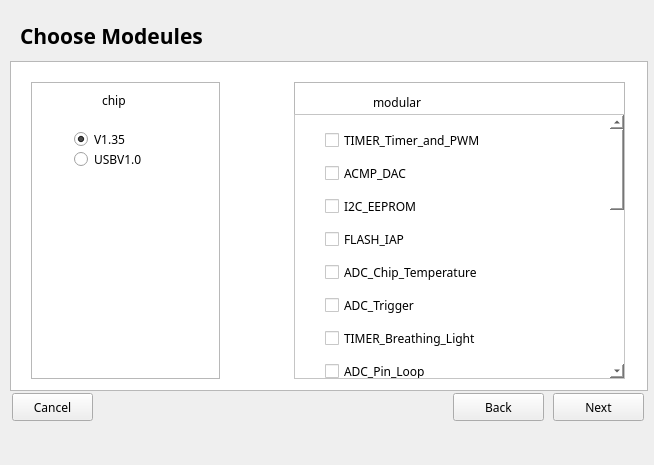
<?xml version="1.0" encoding="UTF-8"?>
<ui version="4.0">
 <class>Form</class>
 <widget class="QWidget" name="Form">
  <property name="windowModality">
   <enum>Qt::ApplicationModal</enum>
  </property>
  <property name="geometry">
   <rect>
    <x>0</x>
    <y>0</y>
    <width>654</width>
    <height>465</height>
   </rect>
  </property>
  <property name="minimumSize">
   <size>
    <width>654</width>
    <height>465</height>
   </size>
  </property>
  <property name="maximumSize">
   <size>
    <width>654</width>
    <height>465</height>
   </size>
  </property>
  <property name="font">
   <font>
    <family>微软雅黑</family>
   </font>
  </property>
  <property name="mouseTracking">
   <bool>false</bool>
  </property>
  <property name="windowTitle">
   <string>Import Project</string>
  </property>
  <property name="windowIcon">
   <iconset resource="../req/req.qrc">
    <normaloff>:/req/Create a new project/Yun.png</normaloff>:/req/Create a new project/Yun.png</iconset>
  </property>
  <widget class="QScrollArea" name="scrollArea_2">
   <property name="geometry">
    <rect>
     <x>294</x>
     <y>114</y>
     <width>331</width>
     <height>265</height>
    </rect>
   </property>
   <property name="font">
    <font>
     <family>微软雅黑</family>
    </font>
   </property>
   <property name="styleSheet">
    <string notr="true">background-color: rgb(255, 255, 255);</string>
   </property>
   <property name="widgetResizable">
    <bool>true</bool>
   </property>
   <widget class="QWidget" name="scrollAreaWidgetContents_2">
    <property name="geometry">
     <rect>
      <x>0</x>
      <y>0</y>
      <width>329</width>
      <height>263</height>
     </rect>
    </property>
    <widget class="QWidget" name="verticalLayoutWidget">
     <property name="geometry">
      <rect>
       <x>30</x>
       <y>0</y>
       <width>271</width>
       <height>251</height>
      </rect>
     </property>
     <property name="font">
      <font>
       <family>微软雅黑</family>
      </font>
     </property>
     <layout class="QVBoxLayout" name="verticalLayout">
      <item>
       <widget class="QRadioButton" name="radioButton_11">
        <property name="font">
         <font>
          <family>微软雅黑</family>
         </font>
        </property>
        <property name="text">
         <string>CDC_HID_Composite</string>
        </property>
        <property name="checked">
         <bool>true</bool>
        </property>
       </widget>
      </item>
      <item>
       <widget class="QRadioButton" name="radioButton_9">
        <property name="font">
         <font>
          <family>微软雅黑</family>
         </font>
        </property>
        <property name="text">
         <string>Custom_HID</string>
        </property>
       </widget>
      </item>
      <item>
       <widget class="QRadioButton" name="radioButton_10">
        <property name="font">
         <font>
          <family>微软雅黑</family>
         </font>
        </property>
        <property name="text">
         <string>HID</string>
        </property>
       </widget>
      </item>
      <item>
       <widget class="QRadioButton" name="radioButton_8">
        <property name="font">
         <font>
          <family>微软雅黑</family>
         </font>
        </property>
        <property name="text">
         <string>MSC</string>
        </property>
       </widget>
      </item>
      <item>
       <widget class="QRadioButton" name="radioButton_7">
        <property name="font">
         <font>
          <family>微软雅黑</family>
         </font>
        </property>
        <property name="text">
         <string>Virtual_COM_Port</string>
        </property>
       </widget>
      </item>
     </layout>
     <zorder>radioButton_7</zorder>
     <zorder>radioButton_8</zorder>
     <zorder>radioButton_10</zorder>
     <zorder>radioButton_11</zorder>
     <zorder>radioButton_9</zorder>
    </widget>
   </widget>
  </widget>
  <widget class="QPushButton" name="pushButton_3">
   <property name="geometry">
    <rect>
     <x>12</x>
     <y>393</y>
     <width>81</width>
     <height>28</height>
    </rect>
   </property>
   <property name="font">
    <font>
     <family>微软雅黑</family>
    </font>
   </property>
   <property name="text">
    <string>Cancel</string>
   </property>
   <property name="icon">
    <iconset resource="../req/req.qrc">
     <normaloff>:/新前缀/update/画板 – 4_slices/叉叉.png</normaloff>:/新前缀/update/画板 – 4_slices/叉叉.png</iconset>
   </property>
  </widget>
  <widget class="QListView" name="listView">
   <property name="geometry">
    <rect>
     <x>31</x>
     <y>82</y>
     <width>189</width>
     <height>297</height>
    </rect>
   </property>
   <property name="font">
    <font>
     <family>微软雅黑</family>
    </font>
   </property>
  </widget>
  <widget class="QLabel" name="label_3">
   <property name="geometry">
    <rect>
     <x>102</x>
     <y>92</y>
     <width>41</width>
     <height>16</height>
    </rect>
   </property>
   <property name="font">
    <font>
     <family>微软雅黑</family>
     <pointsize>9</pointsize>
    </font>
   </property>
   <property name="text">
    <string>chip</string>
   </property>
  </widget>
  <widget class="QListView" name="listView_2">
   <property name="geometry">
    <rect>
     <x>294</x>
     <y>82</y>
     <width>331</width>
     <height>297</height>
    </rect>
   </property>
   <property name="font">
    <font>
     <family>微软雅黑</family>
    </font>
   </property>
  </widget>
  <widget class="QLabel" name="label_4">
   <property name="geometry">
    <rect>
     <x>47</x>
     <y>108</y>
     <width>19</width>
     <height>19</height>
    </rect>
   </property>
   <property name="font">
    <font>
     <family>微软雅黑</family>
    </font>
   </property>
   <property name="styleSheet">
    <string notr="true">border-image: url(:/new/YunWizard-v5.7.0/未标题-1.png);</string>
   </property>
   <property name="text">
    <string/>
   </property>
  </widget>
  <widget class="QScrollArea" name="scrollArea_3">
   <property name="geometry">
    <rect>
     <x>294</x>
     <y>114</y>
     <width>331</width>
     <height>265</height>
    </rect>
   </property>
   <property name="font">
    <font>
     <family>微软雅黑</family>
    </font>
   </property>
   <property name="styleSheet">
    <string notr="true">background-color: rgb(255, 255, 255);</string>
   </property>
   <property name="widgetResizable">
    <bool>false</bool>
   </property>
   <widget class="QWidget" name="scrollAreaWidgetContents_3">
    <property name="geometry">
     <rect>
      <x>0</x>
      <y>0</y>
      <width>309</width>
      <height>759</height>
     </rect>
    </property>
    <widget class="QWidget" name="verticalLayoutWidget_2">
     <property name="geometry">
      <rect>
       <x>30</x>
       <y>10</y>
       <width>293</width>
       <height>711</height>
      </rect>
     </property>
     <property name="font">
      <font>
       <family>微软雅黑</family>
      </font>
     </property>
     <layout class="QVBoxLayout" name="verticalLayout_2">
      <item>
       <widget class="QCheckBox" name="checkBox_60">
        <property name="font">
         <font>
          <family>微软雅黑</family>
         </font>
        </property>
        <property name="text">
         <string>TIMER_Timer_and_PWM</string>
        </property>
       </widget>
      </item>
      <item>
       <widget class="QCheckBox" name="checkBox_47">
        <property name="font">
         <font>
          <family>微软雅黑</family>
         </font>
        </property>
        <property name="text">
         <string>ACMP_DAC</string>
        </property>
       </widget>
      </item>
      <item>
       <widget class="QCheckBox" name="checkBox_54">
        <property name="font">
         <font>
          <family>微软雅黑</family>
         </font>
        </property>
        <property name="text">
         <string>I2C_EEPROM</string>
        </property>
       </widget>
      </item>
      <item>
       <widget class="QCheckBox" name="checkBox_46">
        <property name="font">
         <font>
          <family>微软雅黑</family>
         </font>
        </property>
        <property name="text">
         <string>FLASH_IAP</string>
        </property>
       </widget>
      </item>
      <item>
       <widget class="QCheckBox" name="checkBox_42">
        <property name="font">
         <font>
          <family>微软雅黑</family>
         </font>
        </property>
        <property name="text">
         <string>ADC_Chip_Temperature</string>
        </property>
       </widget>
      </item>
      <item>
       <widget class="QCheckBox" name="checkBox_50">
        <property name="font">
         <font>
          <family>微软雅黑</family>
         </font>
        </property>
        <property name="text">
         <string>ADC_Trigger</string>
        </property>
       </widget>
      </item>
      <item>
       <widget class="QCheckBox" name="checkBox_55">
        <property name="font">
         <font>
          <family>微软雅黑</family>
         </font>
        </property>
        <property name="text">
         <string>TIMER_Breathing_Light</string>
        </property>
       </widget>
      </item>
      <item>
       <widget class="QCheckBox" name="checkBox_48">
        <property name="font">
         <font>
          <family>微软雅黑</family>
         </font>
        </property>
        <property name="text">
         <string>ADC_Pin_Loop</string>
        </property>
       </widget>
      </item>
      <item>
       <widget class="QCheckBox" name="checkBox_62">
        <property name="font">
         <font>
          <family>微软雅黑</family>
         </font>
        </property>
        <property name="text">
         <string>TIMER_PWM_and_Capture</string>
        </property>
       </widget>
      </item>
      <item>
       <widget class="QCheckBox" name="checkBox_44">
        <property name="font">
         <font>
          <family>微软雅黑</family>
         </font>
        </property>
        <property name="text">
         <string>DeepSleep_PowerDown</string>
        </property>
       </widget>
      </item>
      <item>
       <widget class="QCheckBox" name="checkBox_58">
        <property name="font">
         <font>
          <family>微软雅黑</family>
         </font>
        </property>
        <property name="text">
         <string>MCPWM_Complementary_waveform</string>
        </property>
       </widget>
      </item>
      <item>
       <widget class="QCheckBox" name="checkBox_59">
        <property name="font">
         <font>
          <family>微软雅黑</family>
         </font>
        </property>
        <property name="text">
         <string>USART_RX_and_TX</string>
        </property>
       </widget>
      </item>
      <item>
       <widget class="QCheckBox" name="checkBox_45">
        <property name="font">
         <font>
          <family>微软雅黑</family>
         </font>
        </property>
        <property name="text">
         <string>ADC_ADC_Watchdog</string>
        </property>
       </widget>
      </item>
      <item>
       <widget class="QCheckBox" name="checkBox_43">
        <property name="font">
         <font>
          <family>微软雅黑</family>
         </font>
        </property>
        <property name="text">
         <string>DAC_DAC0_DAC1</string>
        </property>
       </widget>
      </item>
      <item>
       <widget class="QCheckBox" name="checkBox_52">
        <property name="font">
         <font>
          <family>微软雅黑</family>
         </font>
        </property>
        <property name="text">
         <string>GPIO_LED_and_Key</string>
        </property>
       </widget>
      </item>
      <item>
       <widget class="QCheckBox" name="checkBox_51">
        <property name="font">
         <font>
          <family>微软雅黑</family>
         </font>
        </property>
        <property name="text">
         <string>ADC_Pin_Interrupt</string>
        </property>
       </widget>
      </item>
      <item>
       <widget class="QCheckBox" name="checkBox_57">
        <property name="font">
         <font>
          <family>微软雅黑</family>
         </font>
        </property>
        <property name="text">
         <string>SPI_SPI_FLASH</string>
        </property>
       </widget>
      </item>
      <item>
       <widget class="QCheckBox" name="checkBox_61">
        <property name="font">
         <font>
          <family>微软雅黑</family>
         </font>
        </property>
        <property name="text">
         <string>RTC_Time</string>
        </property>
       </widget>
      </item>
      <item>
       <widget class="QCheckBox" name="checkBox_49">
        <property name="font">
         <font>
          <family>微软雅黑</family>
         </font>
        </property>
        <property name="text">
         <string>DeepSleep_DeepSleep</string>
        </property>
       </widget>
      </item>
      <item>
       <widget class="QCheckBox" name="checkBox_53">
        <property name="font">
         <font>
          <family>微软雅黑</family>
         </font>
        </property>
        <property name="text">
         <string>IWDG_Reset</string>
        </property>
       </widget>
      </item>
      <item>
       <widget class="QCheckBox" name="checkBox_56">
        <property name="font">
         <font>
          <family>微软雅黑</family>
         </font>
        </property>
        <property name="text">
         <string>WWDG_Reset</string>
        </property>
       </widget>
      </item>
     </layout>
    </widget>
   </widget>
  </widget>
  <widget class="QTableView" name="tableView">
   <property name="geometry">
    <rect>
     <x>10</x>
     <y>61</y>
     <width>638</width>
     <height>330</height>
    </rect>
   </property>
   <property name="font">
    <font>
     <family>微软雅黑</family>
    </font>
   </property>
  </widget>
  <widget class="QLabel" name="label">
   <property name="geometry">
    <rect>
     <x>20</x>
     <y>10</y>
     <width>221</width>
     <height>51</height>
    </rect>
   </property>
   <property name="font">
    <font>
     <family>微软雅黑</family>
     <pointsize>16</pointsize>
     <weight>75</weight>
     <italic>false</italic>
     <bold>true</bold>
    </font>
   </property>
   <property name="text">
    <string>Choose Modeules</string>
   </property>
  </widget>
  <widget class="QWidget" name="widget" native="true">
   <property name="geometry">
    <rect>
     <x>64</x>
     <y>124</y>
     <width>120</width>
     <height>80</height>
    </rect>
   </property>
   <property name="font">
    <font>
     <family>微软雅黑</family>
    </font>
   </property>
   <widget class="QRadioButton" name="radioButton">
    <property name="enabled">
     <bool>true</bool>
    </property>
    <property name="geometry">
     <rect>
      <x>10</x>
      <y>0</y>
      <width>81</width>
      <height>30</height>
     </rect>
    </property>
    <property name="font">
     <font>
      <family>微软雅黑</family>
     </font>
    </property>
    <property name="text">
     <string>V1.35</string>
    </property>
    <property name="checked">
     <bool>true</bool>
    </property>
   </widget>
   <widget class="QRadioButton" name="radioButton_2">
    <property name="geometry">
     <rect>
      <x>10</x>
      <y>20</y>
      <width>91</width>
      <height>30</height>
     </rect>
    </property>
    <property name="font">
     <font>
      <family>微软雅黑</family>
     </font>
    </property>
    <property name="text">
     <string>USBV1.0</string>
    </property>
   </widget>
  </widget>
  <widget class="QLabel" name="label_5">
   <property name="geometry">
    <rect>
     <x>373</x>
     <y>92</y>
     <width>71</width>
     <height>20</height>
    </rect>
   </property>
   <property name="font">
    <font>
     <family>微软雅黑</family>
     <pointsize>9</pointsize>
    </font>
   </property>
   <property name="text">
    <string>modular</string>
   </property>
  </widget>
  <widget class="QPushButton" name="pushButton_6">
   <property name="geometry">
    <rect>
     <x>553</x>
     <y>393</y>
     <width>91</width>
     <height>28</height>
    </rect>
   </property>
   <property name="font">
    <font>
     <family>微软雅黑</family>
    </font>
   </property>
   <property name="layoutDirection">
    <enum>Qt::RightToLeft</enum>
   </property>
   <property name="text">
    <string>Next</string>
   </property>
   <property name="icon">
    <iconset resource="../req/req.qrc">
     <normaloff>:/新前缀/update/画板 – 4_slices/下一步.png</normaloff>:/新前缀/update/画板 – 4_slices/下一步.png</iconset>
   </property>
  </widget>
  <widget class="QLabel" name="label_2">
   <property name="geometry">
    <rect>
     <x>239</x>
     <y>229</y>
     <width>23</width>
     <height>21</height>
    </rect>
   </property>
   <property name="font">
    <font>
     <family>微软雅黑</family>
    </font>
   </property>
   <property name="styleSheet">
    <string notr="true">border-image: url(:/req/Create a new project/箭头_向左两次.png);</string>
   </property>
   <property name="text">
    <string/>
   </property>
  </widget>
  <widget class="QPushButton" name="pushButton_7">
   <property name="enabled">
    <bool>true</bool>
   </property>
   <property name="geometry">
    <rect>
     <x>453</x>
     <y>393</y>
     <width>91</width>
     <height>28</height>
    </rect>
   </property>
   <property name="font">
    <font>
     <family>微软雅黑</family>
    </font>
   </property>
   <property name="styleSheet">
    <string notr="true"/>
   </property>
   <property name="text">
    <string>Back</string>
   </property>
   <property name="icon">
    <iconset resource="../req/req.qrc">
     <normaloff>:/req/update/画板 – 4_slices/下一步_slices/下一步.png</normaloff>:/req/update/画板 – 4_slices/下一步_slices/下一步.png</iconset>
   </property>
  </widget>
  <zorder>tableView</zorder>
  <zorder>listView_2</zorder>
  <zorder>scrollArea_2</zorder>
  <zorder>scrollArea_3</zorder>
  <zorder>pushButton_3</zorder>
  <zorder>listView</zorder>
  <zorder>label_3</zorder>
  <zorder>label_4</zorder>
  <zorder>label</zorder>
  <zorder>widget</zorder>
  <zorder>label_5</zorder>
  <zorder>pushButton_6</zorder>
  <zorder>label_2</zorder>
  <zorder>pushButton_7</zorder>
 </widget>
 <resources>
  <include location="../req/req.qrc"/>
 </resources>
 <connections>
  <connection>
   <sender>pushButton_3</sender>
   <signal>clicked()</signal>
   <receiver>Form</receiver>
   <slot>close()</slot>
   <hints>
    <hint type="sourcelabel">
     <x>87</x>
     <y>404</y>
    </hint>
    <hint type="destinationlabel">
     <x>207</x>
     <y>408</y>
    </hint>
   </hints>
  </connection>
  <connection>
   <sender>pushButton_6</sender>
   <signal>clicked()</signal>
   <receiver>Form</receiver>
   <slot>ImportPathImage()</slot>
   <hints>
    <hint type="sourcelabel">
     <x>563</x>
     <y>405</y>
    </hint>
    <hint type="destinationlabel">
     <x>435</x>
     <y>412</y>
    </hint>
   </hints>
  </connection>
  <connection>
   <sender>radioButton</sender>
   <signal>toggled(bool)</signal>
   <receiver>scrollArea_3</receiver>
   <slot>setVisible(bool)</slot>
   <hints>
    <hint type="sourcelabel">
     <x>120</x>
     <y>130</y>
    </hint>
    <hint type="destinationlabel">
     <x>318</x>
     <y>130</y>
    </hint>
   </hints>
  </connection>
  <connection>
   <sender>radioButton_2</sender>
   <signal>toggled(bool)</signal>
   <receiver>scrollArea_3</receiver>
   <slot>setHidden(bool)</slot>
   <hints>
    <hint type="sourcelabel">
     <x>159</x>
     <y>161</y>
    </hint>
    <hint type="destinationlabel">
     <x>308</x>
     <y>165</y>
    </hint>
   </hints>
  </connection>
  <connection>
   <sender>radioButton</sender>
   <signal>toggled(bool)</signal>
   <receiver>scrollArea_2</receiver>
   <slot>setHidden(bool)</slot>
   <hints>
    <hint type="sourcelabel">
     <x>146</x>
     <y>136</y>
    </hint>
    <hint type="destinationlabel">
     <x>305</x>
     <y>145</y>
    </hint>
   </hints>
  </connection>
  <connection>
   <sender>radioButton_2</sender>
   <signal>toggled(bool)</signal>
   <receiver>scrollArea_2</receiver>
   <slot>setVisible(bool)</slot>
   <hints>
    <hint type="sourcelabel">
     <x>144</x>
     <y>158</y>
    </hint>
    <hint type="destinationlabel">
     <x>300</x>
     <y>181</y>
    </hint>
   </hints>
  </connection>
  <connection>
   <sender>pushButton_7</sender>
   <signal>clicked()</signal>
   <receiver>Form</receiver>
   <slot>back()</slot>
   <hints>
    <hint type="sourcelabel">
     <x>505</x>
     <y>409</y>
    </hint>
    <hint type="destinationlabel">
     <x>373</x>
     <y>418</y>
    </hint>
   </hints>
  </connection>
 </connections>
 <slots>
  <slot>ImportPathImage()</slot>
  <slot>back()</slot>
 </slots>
</ui>
